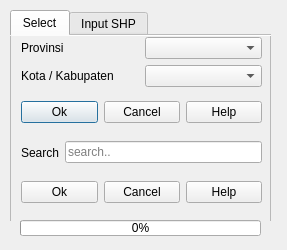
<?xml version="1.0" encoding="UTF-8"?>
<ui version="4.0">
 <class>Mantab3DialogBase</class>
 <widget class="QDialog" name="Mantab3DialogBase">
  <property name="geometry">
   <rect>
    <x>0</x>
    <y>0</y>
    <width>287</width>
    <height>250</height>
   </rect>
  </property>
  <property name="minimumSize">
   <size>
    <width>0</width>
    <height>0</height>
   </size>
  </property>
  <property name="maximumSize">
   <size>
    <width>16777215</width>
    <height>16777215</height>
   </size>
  </property>
  <property name="windowTitle">
   <string>Map Geologis</string>
  </property>
  <widget class="QTabWidget" name="tabWidget">
   <property name="geometry">
    <rect>
     <x>10</x>
     <y>10</y>
     <width>261</width>
     <height>211</height>
    </rect>
   </property>
   <property name="minimumSize">
    <size>
     <width>0</width>
     <height>0</height>
    </size>
   </property>
   <property name="maximumSize">
    <size>
     <width>16777215</width>
     <height>16777215</height>
    </size>
   </property>
   <property name="currentIndex">
    <number>0</number>
   </property>
   <property name="documentMode">
    <bool>true</bool>
   </property>
   <widget class="QWidget" name="tab_2">
    <attribute name="title">
     <string>Select</string>
    </attribute>
    <widget class="QScrollArea" name="scrollArea">
     <property name="geometry">
      <rect>
       <x>0</x>
       <y>-10</y>
       <width>261</width>
       <height>231</height>
      </rect>
     </property>
     <property name="widgetResizable">
      <bool>true</bool>
     </property>
     <widget class="QWidget" name="scrollAreaWidgetContents">
      <property name="geometry">
       <rect>
        <x>0</x>
        <y>0</y>
        <width>259</width>
        <height>229</height>
       </rect>
      </property>
      <widget class="QWidget" name="gridLayoutWidget">
       <property name="geometry">
        <rect>
         <x>10</x>
         <y>10</y>
         <width>241</width>
         <height>51</height>
        </rect>
       </property>
       <layout class="QGridLayout" name="gridLayout">
        <item row="0" column="1">
         <widget class="QComboBox" name="comboBox"/>
        </item>
        <item row="1" column="1">
         <widget class="QComboBox" name="comboBox_2"/>
        </item>
        <item row="0" column="0">
         <widget class="QLabel" name="label_2">
          <property name="text">
           <string>Provinsi</string>
          </property>
         </widget>
        </item>
        <item row="1" column="0">
         <widget class="QLabel" name="label">
          <property name="text">
           <string>Kota / Kabupaten</string>
          </property>
         </widget>
        </item>
       </layout>
      </widget>
      <widget class="QWidget" name="horizontalLayoutWidget">
       <property name="geometry">
        <rect>
         <x>10</x>
         <y>70</y>
         <width>241</width>
         <height>31</height>
        </rect>
       </property>
       <layout class="QHBoxLayout" name="horizontalLayout">
        <item>
         <widget class="QPushButton" name="pushButton">
          <property name="text">
           <string>Ok</string>
          </property>
         </widget>
        </item>
        <item>
         <widget class="QPushButton" name="pushButton_2">
          <property name="text">
           <string>Cancel</string>
          </property>
         </widget>
        </item>
        <item>
         <widget class="QPushButton" name="pushButton_3">
          <property name="text">
           <string>Help</string>
          </property>
         </widget>
        </item>
       </layout>
      </widget>
      <widget class="QWidget" name="horizontalLayoutWidget_4">
       <property name="geometry">
        <rect>
         <x>10</x>
         <y>110</y>
         <width>241</width>
         <height>31</height>
        </rect>
       </property>
       <layout class="QHBoxLayout" name="horizontalLayout_5">
        <item>
         <widget class="QLabel" name="label_4">
          <property name="text">
           <string>Search</string>
          </property>
         </widget>
        </item>
        <item>
         <widget class="QLineEdit" name="lineEdit">
          <property name="placeholderText">
           <string>search..</string>
          </property>
         </widget>
        </item>
       </layout>
      </widget>
      <widget class="QWidget" name="horizontalLayoutWidget_3">
       <property name="geometry">
        <rect>
         <x>10</x>
         <y>150</y>
         <width>241</width>
         <height>31</height>
        </rect>
       </property>
       <layout class="QHBoxLayout" name="horizontalLayout_4">
        <item>
         <widget class="QPushButton" name="pushButton_10">
          <property name="text">
           <string>Ok</string>
          </property>
         </widget>
        </item>
        <item>
         <widget class="QPushButton" name="pushButton_11">
          <property name="text">
           <string>Cancel</string>
          </property>
         </widget>
        </item>
        <item>
         <widget class="QPushButton" name="pushButton_12">
          <property name="text">
           <string>Help</string>
          </property>
         </widget>
        </item>
       </layout>
      </widget>
     </widget>
    </widget>
   </widget>
   <widget class="QWidget" name="tab">
    <attribute name="title">
     <string>Input SHP</string>
    </attribute>
    <widget class="QScrollArea" name="scrollArea_2">
     <property name="geometry">
      <rect>
       <x>0</x>
       <y>-1</y>
       <width>261</width>
       <height>111</height>
      </rect>
     </property>
     <property name="widgetResizable">
      <bool>true</bool>
     </property>
     <widget class="QWidget" name="scrollAreaWidgetContents_2">
      <property name="geometry">
       <rect>
        <x>0</x>
        <y>0</y>
        <width>259</width>
        <height>109</height>
       </rect>
      </property>
      <widget class="QWidget" name="horizontalLayoutWidget_2">
       <property name="geometry">
        <rect>
         <x>10</x>
         <y>70</y>
         <width>241</width>
         <height>31</height>
        </rect>
       </property>
       <layout class="QHBoxLayout" name="horizontalLayout_2">
        <item>
         <widget class="QPushButton" name="pushButton_4">
          <property name="text">
           <string>Ok</string>
          </property>
         </widget>
        </item>
        <item>
         <widget class="QPushButton" name="pushButton_5">
          <property name="text">
           <string>Cancel</string>
          </property>
         </widget>
        </item>
        <item>
         <widget class="QPushButton" name="pushButton_6">
          <property name="text">
           <string>Help</string>
          </property>
         </widget>
        </item>
       </layout>
      </widget>
      <widget class="QWidget" name="horizontalLayoutWidget_5">
       <property name="geometry">
        <rect>
         <x>10</x>
         <y>20</y>
         <width>241</width>
         <height>31</height>
        </rect>
       </property>
       <layout class="QHBoxLayout" name="horizontalLayout_6">
        <item>
         <widget class="QLabel" name="label_3">
          <property name="text">
           <string>Select File</string>
          </property>
         </widget>
        </item>
        <item>
         <widget class="QgsFileWidget" name="mQgsFileWidget"/>
        </item>
       </layout>
      </widget>
     </widget>
    </widget>
   </widget>
  </widget>
  <widget class="QProgressBar" name="progressBar">
   <property name="geometry">
    <rect>
     <x>20</x>
     <y>220</y>
     <width>241</width>
     <height>16</height>
    </rect>
   </property>
   <property name="value">
    <number>0</number>
   </property>
  </widget>
 </widget>
 <customwidgets>
  <customwidget>
   <class>QgsFileWidget</class>
   <extends>QWidget</extends>
   <header>qgsfilewidget.h</header>
  </customwidget>
 </customwidgets>
 <resources/>
 <connections/>
</ui>
